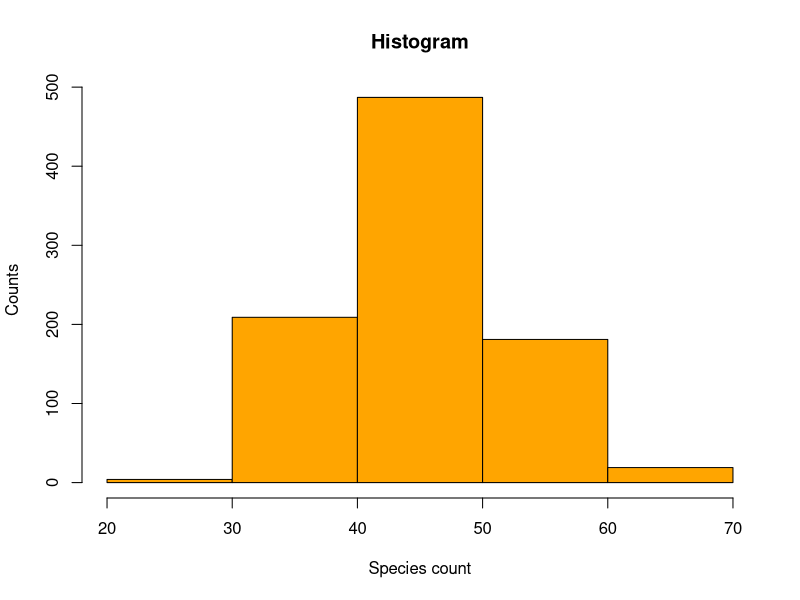
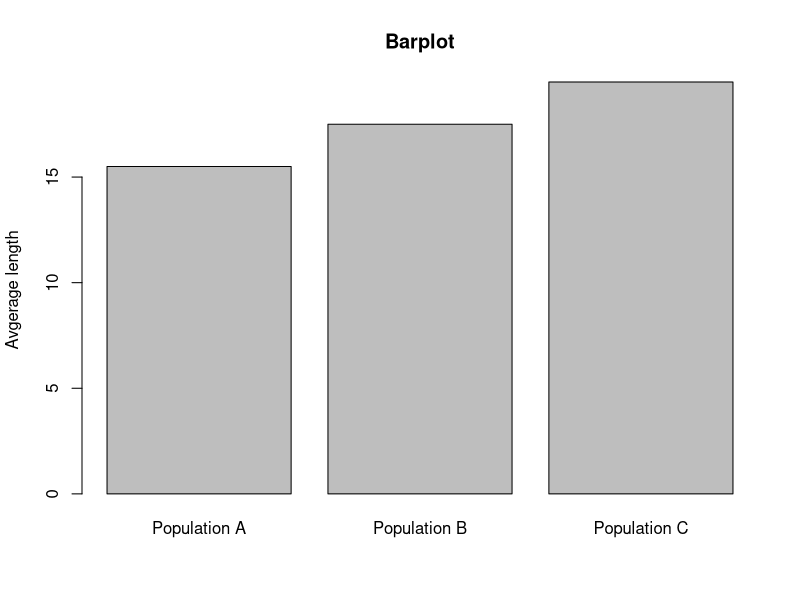
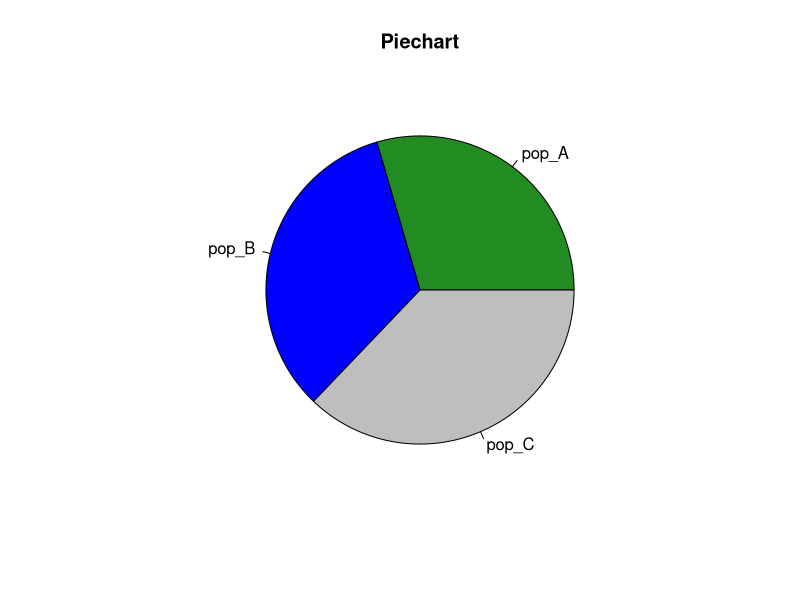
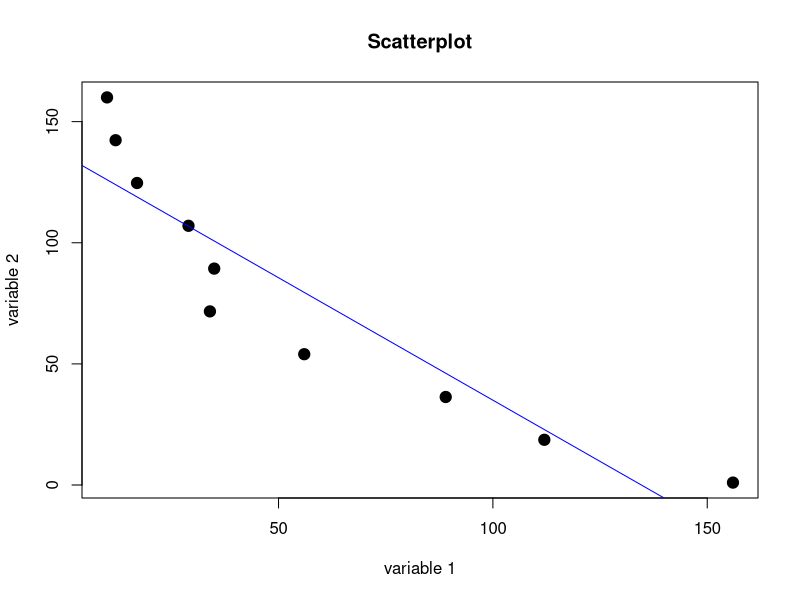
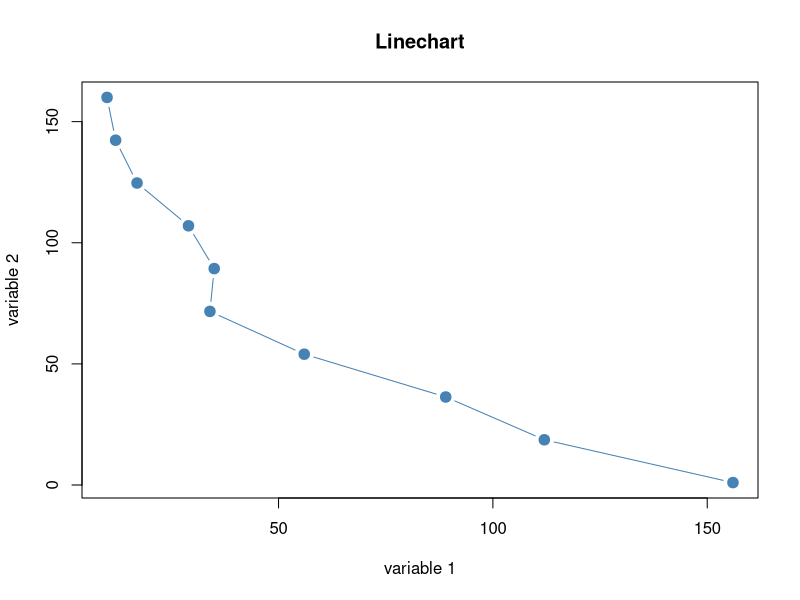
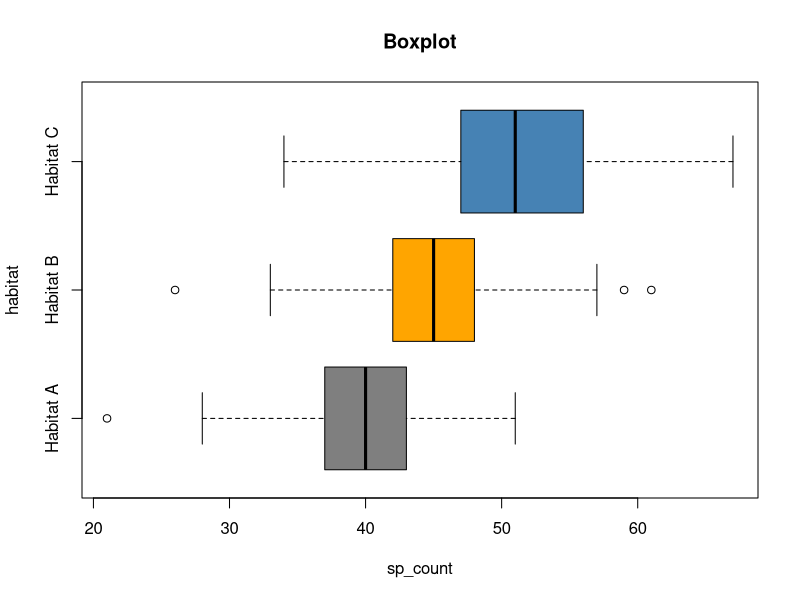

Generate these figures, in order, with R:
###############################################################
## Basics of Biological Data Handling using R
##
## Data Visualization with base R
##
## Sameer M. Padhye
##
## 
###############################################################




#### Histogram 


#Data


hist_data <- data.frame(
    habitat=factor(rep(c("A","B","C"), each=300)),
    sp_count=round(c(rnorm(300, mean=40, sd=4), 
                     rnorm(300, mean=45, sd=4.5),
                     rnorm(300, mean=52, sd=5.5)))
)


#View the data


head(hist_data)


# Plot


hist(hist_data$sp_count,
     breaks = 5,
main="Histogram",
xlab="Species count",
ylab = "Counts",
col='orange')




#### Barchart


# Data


barchart_data <- data.frame(population=c("pop_A", "pop_B", "pop_C"),
                            avg_length=c(15.5,17.5, 19.5))



#View the data


head(barchart_data)


#Plot


barplot(barchart_data$avg_length,
        ylab="Avgerage length",
        main="Barplot",
        col="grey",
        names.arg=c("Population A", 
                    "Population B", 
                    "Population C"))




#### Piechart


# Data used for barchart will be used here


# Plot


pie(barchart_data$avg_length,
    labels = barchart_data$population, 
    main= "Piechart",
    col = c("forestgreen","blue","grey"))




#### Scatterplot and Line chart


# Correlation and Regression data will be used here


correlation_data<-data.frame(
    var_1=c(10,12,17,29,35,34,56,89,112,156),
    var_2=seq(160,1,length.out = 10), 
    var_3=runif(10),  
    var_4=sample(c(1:200),10,replace = T)) 


#Scatterplot 


plot(correlation_data$var_1,
     correlation_data$var_2,
     xlab = "variable 1",
     ylab = "variable 2",
     main="Scatterplot",
     pch=19,
     col="black",
     cex=1.5)


#Adding a regression line


abline(lm(var_2 ~ var_1, data = correlation_data), col = "blue")


# Line chart


plot(correlation_data$var_1,
     correlation_data$var_2,
     xlab = "variable 1",
     ylab = "variable 2",
     main="Linechart",
     type = "b", 
     pch = 19, 
     col = "steelblue",
     cex=1.4)




#### Box plots


# Here, we will use the histogram dataset (hist_data)


#Plot


boxplot(sp_count ~ habitat, 
        data = hist_data, 
        frame = TRUE,
        main='Boxplot',
        names=c("Habitat A","Habitat B","Habitat C"),
        col=c("grey50","orange","steelblue"),
        horizontal = TRUE)





